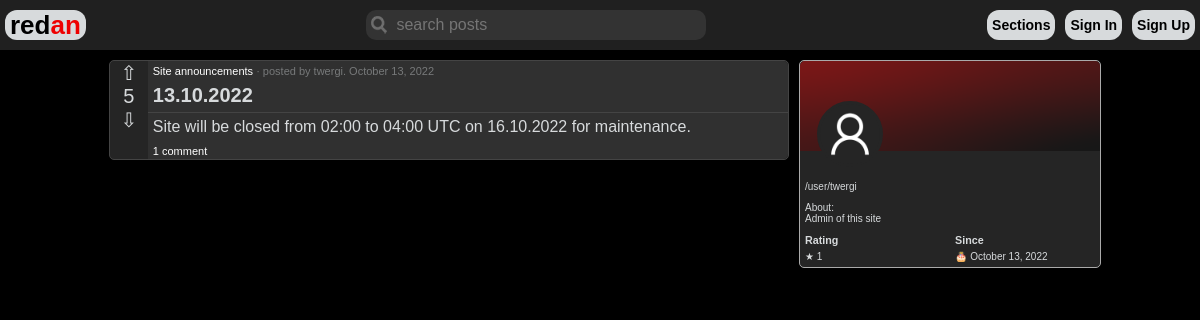
/user/twergi, run on an earlier commit of the app's database.
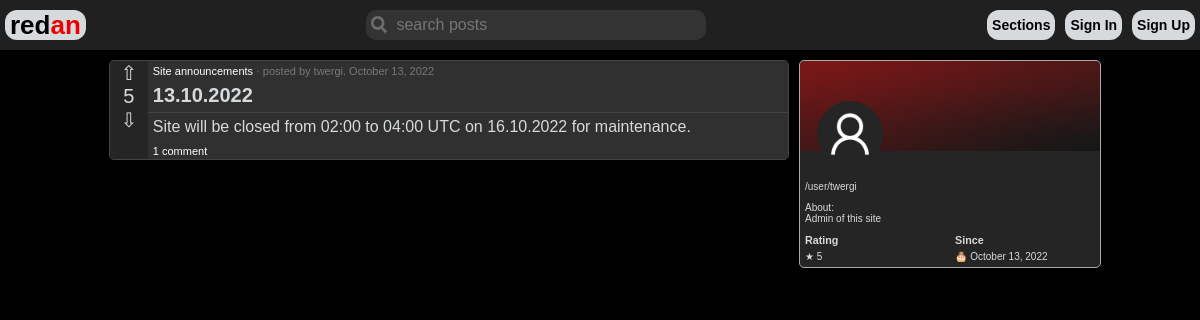
And on a later commit of the database.
### ribbon/models.py (models this page shows, shortened)
class SectionPost(models.Model):
    id = models.UUIDField(default=uuid.uuid4, unique=True, primary_key=True, editable=False)
    section_id = models.ForeignKey(Section, on_delete=models.CASCADE)
    profile_id = models.ForeignKey(Profile, on_delete=models.CASCADE)
    title = models.CharField(max_length=100)
    rating = models.IntegerField(default=0)
    image = models.ImageField(upload_to=sectionpost_path, null=True, blank=True)
    content = models.TextField(max_length=4000, blank=True)
    date_published = models.DateTimeField(auto_now_add=True)
    class Meta():
        ordering = ['-rating', '-date_published']

class Section(models.Model):
    id = models.UUIDField(default=uuid.uuid4, unique=True, primary_key=True, editable=False)
    title = models.CharField(max_length=50, unique=True)
    short_description = models.CharField(max_length=50, blank=True)
    description = models.CharField(max_length=500, blank=True)
    image = models.ImageField(upload_to=section_image_path)
    banner = models.ImageField(upload_to=section_banner_path, blank=True)
    banner_color = models.TextField(max_length=7, null=False, default='#FFFFFF')
    owner = models.ForeignKey(Profile, on_delete=models.CASCADE)
    subscribers = models.ManyToManyField(User, editable=False)
    date_created = models.DateTimeField(auto_now_add=True)

### users/models.py (models this page shows, shortened)
class Profile(models.Model):
    id = models.UUIDField(default=uuid.uuid4, unique=True, primary_key=True, editable=False)
    user_id = models.OneToOneField(User, on_delete=models.CASCADE)
    about = models.CharField(max_length=200, blank=True)
    country = CountryField(blank=True)
    drf_token = models.CharField(max_length=50, blank=True, null=True)
    rating = models.IntegerField(default=0)
    profile_image = models.ImageField(upload_to='user/profile/', blank=True, default=defaultImage('profile'))
    banner_image = models.ImageField(upload_to='user/banner/', blank=True, default=defaultImage('banner'))
    def __str__(self):
        return str(self.user_id)

### users/views.py (the view)
# urls.py: path('<str:username>', userView, name='user'),
def userView(request, username):
    user = User.objects.get(username=username)
    profile = user.profile
    posts_all = SectionPost.objects.filter(profile_id=profile.id)
    posts, page_range = paginatePosts(request, posts_all)
    context = {
        'username': username,
        'user': user,
        'profile': profile,
        'posts': posts,
        'page_range': page_range,
    }
    return render(request, 'users/user.html', context)

### ribbon/utils.py (called while the page is built)
def paginatePosts(request, posts_all):
    page_num = request.GET.get('page')
    p_posts = Paginator(posts_all, 10)
    try:
        posts = p_posts.page(page_num)
    except PageNotAnInteger:
        page_num = 1
        posts = p_posts.page(page_num)
    except EmptyPage:
        page_num = p_posts.num_pages
        posts = p_posts.page(page_num)
    leftIndex = int(page_num) - 4
    if leftIndex < 1:
        leftIndex = 1
    rightIndex = int(page_num) + 5
    if rightIndex > p_posts.num_pages:
        rightIndex = p_posts.num_pages + 1
    page_range = range(leftIndex, rightIndex)
    return posts, page_range

### users/templates/users/user.html (shortened to what this page needs)
{% extends 'ribbon/base.html' %}
{% block content %}
<head>
</head>
<main>
    <div class="div_profile_layout">
        <div class="div_profile_posts">
            {% for post in posts %}
            {% include 'ribbon/single-post.html' %}
            {% endfor %}
        </div>
        <div class="div_profile">
            <div class="div_profile_banner">
                <img class="profile_banner_image" src="{{ profile.banner_image.url }}">
            </div>
            <div class="div_profile_image">
                <img class="profile_profile_image" src="{{ profile.profile_image.url }}">
            </div>
            <div class="div_profile_info">
                <p class="username">
                    /user/{{ username }}
                </p>
                {% if profile.about %}
                <p class="username">
                    <span>About:</span>
                    <br>
                    <span>
                        {{ profile.about }}
                    </span>
                </p>
                {% endif %}
                <div style="display: flex; width: 300px; align-content: stretch;">
                    <div class="profile_flex_info">
                        <h6>
                            Rating
                        </h6>
                        <p>
                            &#9733; {{ profile.rating }}
                        </p>
                    </div>
                    <div class="profile_flex_info">
                        <h6>
                            Since
                        </h6>
                        <p>
                            &#127874; {{ user.date_joined|date:"F j, Y" }}
                        </p>
                    </div>
                </div>
            </div>
        </div>
    </div>
</main>
{% endblock content %}

### ribbon/templates/ribbon/base.html (shortened to what this page needs)
{% load static %}
<!DOCTYPE html>
<html>
<head>
    <link rel="stylesheet" type="text/css" href="{% static 'ribbon/main.css' %}">
</head>
<body>
{% include 'ribbon/navbar.html' %}
{% block content %}
{% endblock content %}
</body>
</html>

### ribbon/templates/ribbon/navbar.html
<header>
    <div class="navbar">
        <a class="navbar_button_logo" href="{% url 'ribbon' %}">
            <span>red</span><span class="logo_link">an</span>
        </a>
        <form id="searchForm" method="GET" action="{% url 'ribbon' %}">
            <input class="search" type="text" placeholder="search posts" name="search_posts" value="{{ search_posts }}" method="POST">
        </form>
        <div style="display: flex; align-items: center;">
            <a class="navbar_button" href="{% url 'sections' %}">
                Sections
            </a>
            {% if request.user.is_authenticated %}
            <a class="navbar_button" href="{% url 'user' request.user.username %}">
                <img class="navbar_profile_image" src="{{ request.user.profile.profile_image.url }}">
                <span class="ml-5">Profile<span>
            </a>
            <a class="navbar_button" href="{% url 'logout' %}">
                Sign Out
            </a>
            {% else %}
            <a class="navbar_button" href="{% url 'login' %}">
                Sign In
            </a>
            <a class="navbar_button" href="{% url 'register' %}">
                Sign Up
            </a>
            {% endif %}
        </div>
    </div>
</header>

### ribbon/templates/ribbon/single-post.html (shortened to what this page needs)
<div class="div_post">
    <div class="div_post_rating">
        <div>
            <span id="post-{{ post.id }}-up" class="post_vote pointer" data-value="up" data-post_id="{{ post.id }}" data-section_id="{{ post.section_id.id }}">&#8679;</span>
        </div>
        <div>
            <span id="post-{{ post.id }}-rating">{{ post.rating }}</span>
        </div>
        <div>
            <span id="post-{{ post.id }}-down" class="post_vote pointer" data-value="down" data-post_id="{{ post.id }}" data-section_id="{{ post.section_id.id }}">&#8681;</span>
        </div>
    </div>
    <div class="post_content">
        <div>
            <a class="post_main_link" href="{% url 'section' post.section_id.title %}">{{ post.section_id.title }}</a><span class="post_info"> · posted by <a class="post_secondary_link" href="{% url 'user' post.profile_id.user_id %}">{{ post.profile_id }}</a>. {{ post.date_published|date:"F j, Y" }}</span>
        </div>
        <div class="div_title">
            <a class="post_title" href="{% url 'post' post.section_id.title post.id %}">{{ post.title }}</a>
        </div>
        <div class="bottom_border"></div>
        <div class="post_text">
            {{ post.content|linebreaksbr }}
        </div>
        <div>
            <a class="post_main_link" href="{% url 'post' post.section_id.title post.id %}#comments">{{ post.comment_set.all.count }} сomment{{ post.comment_set.all.count|pluralize:'s'}}</a>
        </div>
    </div>
</div>

### ribbon/static/ribbon/main.css (style rules this page uses)
body { background-color: #000; margin: 0; font-family: "Trebuchet MS", "Verdana", "Tahoma", sans-serif; }
header { position: sticky; top: 0; z-index: 1; }
.navbar { display: flex; height: 50px; align-items: center; justify-content: space-between; min-width: 650px; background-color: #202020; }
.logo_link { color: #e00; }
.navbar_button_logo { display: inline-flex; height: 30px; padding: 0 5px; margin: 2px 5px; align-items: center; border-radius: 12px; background-color: #D7DADC; font-weight: bold; text-decoration: none; font-size: 26px; color: #000; }
.search { border: none; border-radius: 10px; height: 30px; background-color: #333; background-image: url("images/searchicon.png"); background-position: 5px 6px; background-repeat: no-repeat; color: #fff; font-family: inherit; font-size: 16px; min-width: 300px; padding: 0px 10px 0px 30px; }
.navbar_button { display: inline-flex; height: 30px; align-items: center; border-radius: 12px; background-color: #D7DADC; margin: 2px 5px; padding: 0 5px; text-decoration: none; font-size: 14px; font-weight: bold; color: #000; }
.div_post { display: flex; margin: 10px; color: #D7DADC; background-color: #252525; border: solid 1px #444; border-radius: 5px; }
.div_post_rating { display: flex; flex-direction: column; width: 40px; }
.div_post_rating div { text-align: center; }
.div_post_rating span { text-decoration: none; color: inherit; font-size: 20px; }
.post_content { display: flex; flex-direction: column; border-radius: 0 5px 5px 0; background-color: #303030; width: 100%; }
.post_main_link { margin: 5px 0px 0px 5px; text-decoration: none; font-size: 11px; color: #fff; }
.post_secondary_link { text-decoration: none; color: #77797a; }
.post_info { font-size: 11px; color: #77797a; }
.div_title { margin: 5px; }
.bottom_border { border-bottom: solid 1px #444; }
.post_title { font-size: 20px; text-decoration: none; font-weight: bold; color: #D7DADC; }
.post_text { margin: 5px; }
.div_profile_layout { display: flex; justify-content: center; }
.div_profile_posts { width: 700px; margin-right: 0; margin-left: auto; }
.div_profile { margin: 10px auto auto 0; width: 300px; color: #D7DADC; background-color: #252525; border: solid 1px #aaa; border-radius: 5px; display: grid; grid-template-columns: 100px auto; grid-template-rows: 90px, auto; }
.div_profile_image { grid-column: 1 / span 1; grid-row: 1 / span 1; margin-left: auto; margin-right: auto; margin-top: 40px; text-align: center; }
.profile_profile_image { height: 60px; width: 60px; object-fit: cover; border-radius: 50%; background-color: #252525; border: solid #252525 3px; }
.div_profile_banner { grid-column: 1 / span 2; grid-row: 1 / span 1; height: 90px; width: 300px; }
.profile_banner_image { border-radius: 5px 5px 0 0; height: 100%; width: 100%; object-fit: cover; }
.div_profile_info { grid-column: 1 / span 2; grid-row: 2 / span 1; }
.username { font-size: 10px; margin-left: 5px; }
.profile_flex_info { flex: 1; padding-left: 5px; }
.profile_flex_info h6 { margin: 0; }
.profile_flex_info p { margin-top: 5px; margin-bottom: 5px; font-size: 10px; }
.pointer { cursor: pointer; }

What changed in the data, as far as the page shows it:
changed Profile "Admin of this site": rating "1" → "5"
